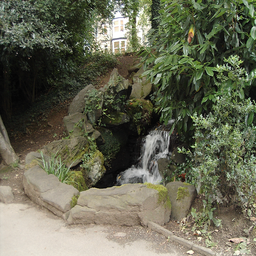
%> input picture W2/background1.png, 256 x 256 px
$ octave start.m   (GNU Octave 9; MATLAB toolbox functions it lacks are replaced by stand-ins)
%> lines starting %> are read from the running program, lines starting %| are printed output that depends on the picture; in (x1, y1, x2, y2) boxes, pixels count from 0 and x2, y2 are one past the last pixel; in counts of white or black regions, pixels touching at a corner belong together; the program's own positions count from 1
### W2/G5_DiFwd.m
function [ result ] = G5_DiFwd( I, hi )
% Compute the Forward finite differences with respect to the
% i coordinate only for the 1:end-1 rows. The last row is not replaced

    if (~exist('hi', 'var'))
        hi=1;
    end;

    result = I;
    %Begin To Complete 8
    result(1:end-1, :) = (I(2:end, :)-I(1:end-1, :))./hi; %result(1:end-1, :)=??
    %End To Complete 8
end

### W2/G5_Poisson_Equation_Axb.m
function [u] = G5_Poisson_Equation_Axb(f, dom2Inp, param)%, driving)

%this code is not intended to be efficient.

% ni = h, num rows
% nj = w, num cols

[ni, nj]=size(f);

%We add the ghost boundaries (for the boundary conditions)
% for the img
f_ext = zeros(ni+2, nj+2);
f_ext(2:end-1, 2:end-1) = f;
% for the mask
dom2Inp_ext =zeros(ni+2, nj+2);
dom2Inp_ext (2:end-1, 2:end-1) = dom2Inp;

%Store memory for the A matrix and the b vector
nPixels =(ni+2)*(nj+2); %Number of pixels

%We will create A sparse, this is the number of nonzero positions
%idx_Ai: Vector for the nonZero i index of matrix A
%idx_Aj: Vector for the nonZero j index of matrix A
%a_ij: Vector for the value at position ij of matrix A

b = zeros(nPixels,1);

%Vector counter
idx=1;

% Preallocating
idx_Ai = zeros((ni+2)*4+(nj+2)*4,1);
idx_Aj = zeros((ni+2)*4+(nj+2)*4,1);
a_ij = zeros((ni+2)*4+(nj+2)*4 +1,1);

%North side boundary conditions
i=1;
for j=1:nj+2
    %from image matrix (i,j) coordinates to vectorial (p) coordinate
    p = (j-1)*(ni+2)+i;

    %Fill Idx_Ai, idx_Aj and a_ij with the corresponding values and
    %vector b
    idx_Ai(idx) = p;
    idx_Aj(idx) = p;
    a_ij(idx) = 1;
    idx=idx+1;

    idx_Ai(idx) = p;
    idx_Aj(idx) = p+1;
    a_ij(idx) = -1;
    idx=idx+1;

    b(p) = 0;
end

%South side boundary conditions
i=ni+2;
for j=1:nj+2
    %from image matrix (i,j) coordinates to vectorial (p) coordinate
    p = (j-1)*(ni+2)+i;

    %Fill Idx_Ai, idx_Aj and a_ij with the corresponding values and
    %vector b
    %TO COMPLETE 2
    idx_Ai(idx) = p;
    idx_Aj(idx) = p;
    a_ij(idx) = 1;
    idx=idx+1;

    idx_Ai(idx) = p;
    idx_Aj(idx) = p-1;
    a_ij(idx) = -1;
    idx=idx+1;

    b(p) = 0;
end

%West side boundary conditions
j=1;
for i=1:ni+2
    %from image matrix (i,j) coordinates to vectorial (p) coordinate
    p = (j-1)*(ni+2)+i;

    %Fill Idx_Ai, idx_Aj and a_ij with the corresponding values and
    %vector b
    %TO COMPLETE 3
    idx_Ai(idx) = p;
    idx_Aj(idx) = p;
    a_ij(idx) = 1;
    idx=idx+1;

    idx_Ai(idx) = p+(ni+2);
    idx_Aj(idx) = p;
    a_ij(idx) = -1;
    idx=idx+1;

    b(p) = 0;

end

%East side boundary conditions
j=nj+2;
for i=1:ni+2
    %from image matrix (i,j) coordinates to vectorial (p) coordinate
    p = (j-1)*(ni+2)+i;

    %Fill Idx_Ai, idx_Aj and a_ij with the corresponding values and
    %vector b
    %TO COMPLETE 4
    idx_Ai(idx) = p;
    idx_Aj(idx) = p;
    a_ij(idx) = 1;
    idx=idx+1;

    idx_Ai(idx) = p-(ni+2);
    idx_Aj(idx) = p;
    a_ij(idx) = -1;
    idx=idx+1;

    b(p) = 0;

end

%Inner points
for j=2:nj+1
    for i=2:ni+1

        %from image matrix (i,j) coordinates to vectorial (p) coordinate
        p = (j-1)*(ni+2)+i;

        if (dom2Inp_ext(i,j)==1) %If we have to inpaint this pixel

            %Fill Idx_Ai, idx_Aj and a_ij with the corresponding values and
            %vector b
            %TO COMPLETE 5
            % apply Laplacian

            % UP
            idx_Ai(idx) = p;
            idx_Aj(idx) = p-1;
            a_ij(idx) = 1;
            idx=idx+1;

            % DOWN
            idx_Ai(idx)= p;
            idx_Aj(idx) = p+1;
            a_ij(idx) = 1;
            idx=idx+1;


            % CENTER
            idx_Ai(idx) = p;
            idx_Aj(idx) = p;
            a_ij(idx) = -4;
            idx=idx+1;


            % RIGHT
            idx_Ai(idx) = p;
            idx_Aj(idx) = p + (ni+2);
            a_ij(idx) = 1;
            idx=idx+1;


            % LEFT
            idx_Ai(idx) = p;
            idx_Aj(idx) = p - (ni+2);
            a_ij(idx) = 1;
            idx=idx+1;


            if (isfield(param, 'driving'))
                b(p) = param.driving(i-1,j-1);
            else
                b(p) = 0;
            end

        else %we do not have to inpaint this pixel

            %Fill Idx_Ai, idx_Aj and a_ij with the corresponding values and
            %vector b
             %TO COMPLETE 6

            idx_Ai(idx)= p;
            idx_Aj(idx) = p;
            a_ij(idx) = 1;
            idx=idx+1;

            b(p)= f_ext(i,j);

        end
    end
end

    %A is a sparse matrix, so for memory requirements we create a sparse
    %matrix
    %TO COMPLETE 7

    % sparse(i,j,v,m,n,nz) allocates space for nz nonzero elements.
    % Use this syntax to allocate extra space for nonzero values to be filled in after construction.
    % i,j — Subscript pairs
    % v — values
    % m,n — Size of each dimension
    % nz — Storage allocation nonzero elements
    A=sparse(idx_Ai, idx_Aj, a_ij, nPixels, nPixels); %??? and ???? is the size of matrix A

    %Solve the sistem of equations
    x=mldivide(A,b);

    %From vector to matrix
    u_ext= reshape(x, ni+2, nj+2);

    %Eliminate the ghost boundaries
    u=full(u_ext(2:end-1, 2:end-1));


### W2/G5_Poisson_Equation_GaussSeidel.m
function [u] = G5_Poisson_Equation_GaussSeidel(f, dom2Inp, param)
%this code is not intended to be efficient.

% ni = h, num rows
% nj = w, num cols

[ni, nj]=size(f);

%We add the ghost boundaries (for the boundary conditions)
% for the img
f_ext = zeros(ni+2, nj+2);
f_ext(2:end-1, 2:end-1) = f;
% for the mask
dom2Inp_ext =zeros(ni+2, nj+2);
dom2Inp_ext(2:end-1, 2:end-1) = dom2Inp;

% Add padding to the driving parameter
b = zeros(ni+2, nj+2);
b(2:end-1, 2:end-1) = param.driving;

% https://www.youtube.com/watch?v=sO4TWTgO4TI
% We can increase the number of iterations as we consider. As bigger it
% gets closer to the perfect result
for numIter= 1:10
    for i=1:ni
        for j=1:nj
            if dom2Inp_ext(i, j) == 1
                upPix = f_ext(i-1, j);
                rightPix = f_ext(i, j+1);
                downPix = f_ext(i+1, j);
                leftPix = f_ext(i, j-1);
                f_ext(i, j) =  ((upPix + rightPix + downPix + leftPix)-b(i, j)) / 4;
            end
        end
    end
end
    %Eliminate the ghost boundaries
    u = f_ext(2:end-1, 2:end-1);

### W2/G5_DiBwd.m

function [ result ] = G5_DiBwd( I, hi )
% Compute the backward finite differences with respect to the
% i coordinate only for the 2:end rows. The first row is not replaced
    if (~exist('hi', 'var'))
        hi=1;
    end;

    result=I;
    %Begin To Complete 10
    result(2:end, :) = (I(2:end, :)-I(1:end-1, :))./hi; %result(2:end, :) =??
    %End To Complete 10
end

### W2/G5_DjBwd.m
function [ result ] = G5_DjBwd( I, hj )
% Compute the backward finite differences with respect to the
% j coordinate only for the 2:end columns. The first column is not replaced

    if (~exist('hj', 'var'))
        hj=1;
    end;

    result=I;
    %Begin To Complete 11
    result(:, 2:end) = (I(:, 2:end)-I(:, 1:end-1))./hj; %result(:, 2:end)
    %End To Complete 11
end

### W2/G5_DjFwd.m

function [ result ] = G5_DjFwd( I, hj )
% Compute the Forward finite differences with respect to the
% j coordinate only for the 1:end-1 columns. The last column is not replaced

    if (~exist('hj', 'var'))
        hj=1;
    end;

    result = I;
    %Begin To Complete 9
    result(:, 1:end-1) = (I(:, 2:end)-I(:, 1:end-1))./hj; %result(:, 1:end-1)=??
    %End To Complete 9

end

### W2/start.m
clearvars;

% indexPhoto
% 1 girl in Lena's face
% 2 Lena in girl's face
% 3 Ana in Lena's Face
% 4 Nilai in Lena's Face
% 5 Girl in Ana's Face
% 6 Girl in Nilai's Face
% 7 Ana in Nilai's Face
% 8 Nilai in Ana's Face
% 9 ladybug on leaves
% 10 duck and cascade
% 11 castle halloween pumpkins

indexPhoto = 10;

% version
% 1 initial
% 2 mixed gradients mean
% 3 mixed gradients laplacian (not work)

version = 2;

if indexPhoto < 9
    switch(indexPhoto) %choose name files for each index
        case 1
            origin = 'girl';
            destination = 'lena';
        case 2
            origin = 'lena';
            destination = 'girl';
        case 3
            origin = 'ana';
            destination = 'lena';
        case 4
            origin = 'nilai';
            destination = 'lena';
        case 5
            origin = 'girl';
            destination = 'ana';
        case 6
            origin = 'girl';
            destination = 'nilai';
        case 7
            origin = 'ana';
            destination = 'nilai';
        case 8
            origin = 'nilai';
            destination = 'ana';
    end

    src = double(imread(strcat(origin,'.png')));
    dst = double(imread(strcat(destination,'.png')));

    %masks to exchange: Eyes
    mask_src1 = logical(imread(strcat('mask_',origin,'_eyes.png')));
    mask_dst1 = logical(imread(strcat('mask_',destination,'_eyes.png')));

    %masks to exchange: Mouth
    mask_src2 = logical(imread(strcat('mask_',origin,'_mouth.png')));
    mask_dst2 = logical(imread(strcat('mask_',destination,'_mouth.png')));


elseif indexPhoto == 9
    dst = double(imread('hojas.png'));
    src = double(imrotate(imread('mariquita.png'),90));
    % background
    aux1 = zeros(256,256);
    aux1(150:218, 100:245) = 1;
    mask_dst1 = logical(aux1);
    % ladybug
    aux1 = zeros(256,256);
    aux1(110:178, 85:230) = 1;
    mask_src1 = logical(aux1);
    mask_src1;

elseif indexPhoto == 10
    dst = double(imread('background1.png'));
    src = double(imread('toinsert1.png'));
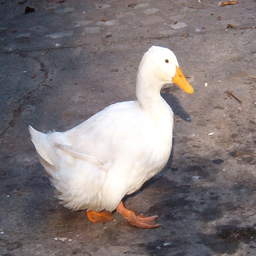
%> input picture W2/toinsert1.png, 256 x 256 px

    aux1 = zeros(256,256);
    aux1(188:255, 2:96) = 1;
    mask_dst1 = logical(aux1);
    % duck
    aux1 = zeros(256,256);
    aux1(45:112, 106:200) = 1;
    mask_src1 = logical(aux1);
    mask_src1;
else% indexPhoto == 11
    dst = double(imread('background2.png'));
    src = double(imread('toinsert2.png'));

    aux1 = zeros(256,256);
    aux1(15:175, 140:185) = 1;
    mask_dst1 = logical(aux1);
    % castle
    aux1 = zeros(256,256);
    aux1(15:175, 25:70) = 1;
    mask_src1 = logical(aux1);
    mask_src1;
end

[ni,nj, nChannels]=size(dst);
%> ni = 256; nj = 256; nChannels = 3

param.hi=1;
param.hj=1;

%Preallocate
dst1 = src;
dst2 = src;

switch (version)
    case 1
        for nC = 1: nChannels

            drivingGrad_i = G5_DiFwd(src(:,:,nC),param.hi) - G5_DiBwd(src(:,:,nC),param.hi); % driving on i axis
            drivingGrad_j = G5_DjFwd(src(:,:,nC),param.hj) - G5_DjBwd(src(:,:,nC),param.hj); % driving on j axis

            driving_on_src = drivingGrad_i + drivingGrad_j; % union of the two gradients

            driving_on_dst = zeros(size(src(:,:,1)));
            driving_on_dst(mask_dst1) = driving_on_src(mask_src1);
            if indexPhoto < 9
                driving_on_dst(mask_dst2) = driving_on_src(mask_src2);
                mask_dst = mask_dst1 + mask_dst2;
            else
                mask_dst = mask_dst1;
            end

            param.driving = driving_on_dst;

            dst1(:,:,nC) = G5_Poisson_Equation_Axb(dst(:,:,nC), mask_dst,  param);
            dst2(:,:,nC) = G5_Poisson_Equation_GaussSeidel(dst1(:,:,nC), mask_dst,  param);
        end

    case 2
        for nC = 1: nChannels
            % driving of the source image
            drivingGrad_i = G5_DiFwd(src(:,:,nC),param.hi) - G5_DiBwd(src(:,:,nC),param.hi); % driving on i axis
            drivingGrad_j = G5_DjFwd(src(:,:,nC),param.hj) - G5_DjBwd(src(:,:,nC),param.hj); % driving on j axis

            driving_on_src = drivingGrad_i + drivingGrad_j; % union of the two gradients

            driving_on_dst = zeros(size(src(:,:,1)));
            driving_on_dst(mask_dst1) = driving_on_src(mask_src1);
            if indexPhoto < 9
                driving_on_dst(mask_dst2) = driving_on_src(mask_src2);
            end

            %driving of the destination image
            drivingGrad_i = G5_DiFwd(dst(:,:,nC),param.hi) - G5_DiBwd(dst(:,:,nC),param.hi); % driving on i axis
            drivingGrad_j = G5_DjFwd(dst(:,:,nC),param.hj) - G5_DjBwd(dst(:,:,nC),param.hj); % driving on j axis

            driving_dst1 = drivingGrad_i + drivingGrad_j; % union of the two gradients

            driving_dst = zeros(size(dst(:,:,1)));
            driving_dst(mask_dst1) = driving_dst1(mask_dst1);
            if indexPhoto < 9
                driving_on_dst(mask_dst2) = driving_on_src(mask_src2);
                mask_dst = mask_dst1 + mask_dst2;
            else
                mask_dst = mask_dst1;
            end

            param.driving = (driving_on_dst + driving_dst)./2; % mean of the driving of source and destination, mixing gradients


            dst1(:,:,nC) = G5_Poisson_Equation_Axb(dst(:,:,nC), mask_dst,  param);
            dst2(:,:,nC) = G5_Poisson_Equation_GaussSeidel(dst1(:,:,nC), mask_dst,  param);
        end
%> this loop made 3 passes
%> pass 1, in G5_DiFwd, `result = I;`:
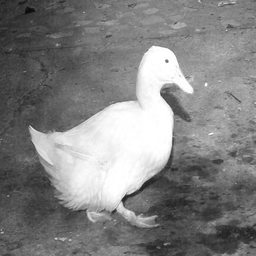
%> result: size 256x256 double; min 7, max 255, mean 129.9
%> pass 1, `drivingGrad_i = G5_DiFwd(src(:,:,nC),param.hi) - G5_DiBwd(src(:,:,nC),..`:
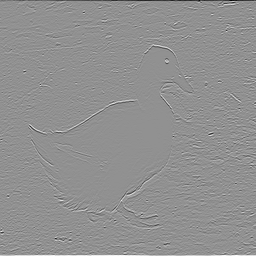
%> drivingGrad_i: size 256x256 double; min -207, max 157, mean 0; drawn with min black and max white
%> after the loop:
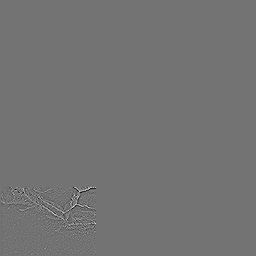
%> driving_dst: size 256x256 double; min -149, max 181, mean 0; drawn with min black and max white
%> after the loop:
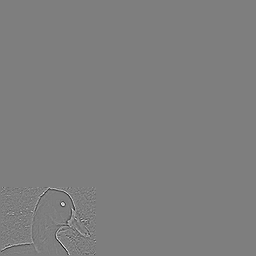
%> driving_on_dst: size 256x256 double; min -213, max 217, mean 0; drawn with min black and max white
%> after the loop:
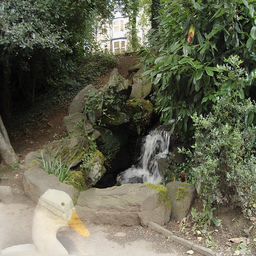
%> dst1: size 256x256x3 double; mean R, G, B 103.7, 105, 84.3; drawn with min black and max white
%> after the loop:
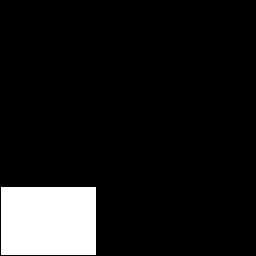
%> mask_dst: size 256x256 logical; 9.9% white; 1 white region, box (x1, y1, x2, y2) and area: (1, 187, 96, 255) 6460
%> after the loop, param = {hi 1, hj 1}

    case 3
        laplacian_dst = zeros(ni,nj);
        laplacian_on_dst = zeros(ni,nj);
        driving = zeros(ni,nj);
        mask_driving = zeros(ni,nj);
        for nC = 1: nChannels
            % driving of the source image
            drivingGrad_i = G5_DiFwd(src(:,:,nC),param.hi) - G5_DiBwd(src(:,:,nC),param.hi); % driving on i axis
            drivingGrad_j = G5_DjFwd(src(:,:,nC),param.hj) - G5_DjBwd(src(:,:,nC),param.hj); % driving on j axis

            driving_on_src = drivingGrad_i + drivingGrad_j; % union of the two gradients

            driving_on_dst = zeros(size(src(:,:,1)));
            driving_on_dst(mask_dst1) = driving_on_src(mask_src1);
            if indexPhoto < 9
                driving_on_dst(mask_dst2) = driving_on_src(mask_src2);
            end

            %driving of the destination image
            drivingGrad_i = G5_DiFwd(dst(:,:,nC),param.hi) - G5_DiBwd(dst(:,:,nC),param.hi); % driving on i axis
            drivingGrad_j = G5_DjFwd(dst(:,:,nC),param.hj) - G5_DjBwd(dst(:,:,nC),param.hj); % driving on j axis

            driving_dst1 = drivingGrad_i + drivingGrad_j; % union of the two gradients

            driving_dst = zeros(size(dst(:,:,1)));
            driving_dst(mask_dst1) = driving_dst1(mask_dst1);
            if indexPhoto < 9
                driving_dst(mask_dst2) = driving_dst1(mask_dst2);
                mask_dst = mask_dst1 + mask_dst2;
            else
                mask_dst = mask_dst1;
            end

            % laplacian of the gradients
            for i = 2:ni-1
                for j = 2:nj-1
                    if mask_dst1(i,j)
                        laplacian_on_dst(i,j) = driving_on_dst(i-1,j) + driving_on_dst(i+1,j) + driving_on_dst(i,j-1) + driving_on_dst(i,j+1) - 4*driving_on_dst(i,j);
                        laplacian_dst(i,j) = driving_dst(i-1,j) + driving_dst(i+1,j) + driving_dst(i,j-1) + driving_dst(i,j+1) - 4*driving_dst(i,j);
                        if (abs(laplacian_on_dst(i,j)) < abs(laplacian_dst(i,j)))
                            driving(i,j) = laplacian_dst(i,j);
                            mask_driving(i,j) = 1;
                        end
                    end
                end
            end

            param.driving = (laplacian_on_dst + laplacian_dst)./2;

            dst1(:,:,nC) = G5_Poisson_Equation_Axb(dst(:,:,nC), mask_driving,  param);
            dst2(:,:,nC) = G5_Poisson_Equation_GaussSeidel(dst1(:,:,nC), mask_driving,  param);
        end
end

figure, imshow(dst1/256);
figure, imshow(dst2/256);
